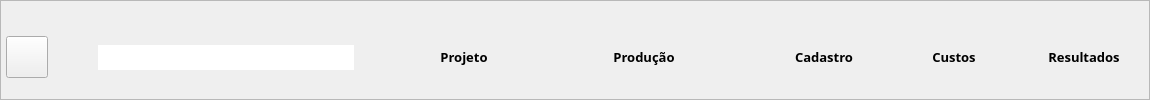
        <widget class="QFrame" name="Header">
         <property name="frameShape">
          <enum>QFrame::StyledPanel</enum>
         </property>
         <property name="frameShadow">
          <enum>QFrame::Raised</enum>
         </property>
         <layout class="QHBoxLayout" name="horizontalLayout_2">
          <property name="spacing">
           <number>10</number>
          </property>
          <property name="leftMargin">
           <number>5</number>
          </property>
          <property name="topMargin">
           <number>20</number>
          </property>
          <property name="rightMargin">
           <number>5</number>
          </property>
          <property name="bottomMargin">
           <number>5</number>
          </property>
          <item>
           <widget class="QPushButton" name="main_button_home">
            <property name="minimumSize">
             <size>
              <width>42</width>
              <height>42</height>
             </size>
            </property>
            <property name="text">
             <string/>
            </property>
           </widget>
          </item>
          <item>
           <spacer name="horizontalSpacer_2">
            <property name="orientation">
             <enum>Qt::Horizontal</enum>
            </property>
            <property name="sizeHint" stdset="0">
             <size>
              <width>40</width>
              <height>20</height>
             </size>
            </property>
           </spacer>
          </item>
          <item>
           <widget class="QTextBrowser" name="textBrowser">
            <property name="minimumSize">
             <size>
              <width>220</width>
              <height>0</height>
             </size>
            </property>
            <property name="maximumSize">
             <size>
              <width>16777215</width>
              <height>25</height>
             </size>
            </property>
            <property name="frameShape">
             <enum>QFrame::NoFrame</enum>
            </property>
            <property name="lineWidth">
             <number>1</number>
            </property>
            <property name="midLineWidth">
             <number>0</number>
            </property>
            <property name="readOnly">
             <bool>false</bool>
            </property>
           </widget>
          </item>
          <item>
           <spacer name="horizontalSpacer">
            <property name="orientation">
             <enum>Qt::Horizontal</enum>
            </property>
            <property name="sizeHint" stdset="0">
             <size>
              <width>40</width>
              <height>20</height>
             </size>
            </property>
           </spacer>
          </item>
          <item>
           <widget class="QPushButton" name="main_button_projeto">
            <property name="minimumSize">
             <size>
              <width>120</width>
              <height>0</height>
             </size>
            </property>
            <property name="font">
             <font>
              <family>Poppins ExtraBold</family>
              <pointsize>10</pointsize>
              <weight>75</weight>
              <italic>false</italic>
              <bold>true</bold>
              <underline>false</underline>
             </font>
            </property>
            <property name="text">
             <string>Projeto</string>
            </property>
            <property name="flat">
             <bool>true</bool>
            </property>
           </widget>
          </item>
          <item>
           <widget class="QPushButton" name="main_button_producao">
            <property name="minimumSize">
             <size>
              <width>220</width>
              <height>0</height>
             </size>
            </property>
            <property name="font">
             <font>
              <family>Poppins ExtraBold</family>
              <pointsize>10</pointsize>
              <weight>75</weight>
              <bold>true</bold>
             </font>
            </property>
            <property name="text">
             <string>Produção</string>
            </property>
            <property name="flat">
             <bool>true</bool>
            </property>
           </widget>
          </item>
          <item>
           <widget class="QPushButton" name="main_button_cadastro">
            <property name="minimumSize">
             <size>
              <width>120</width>
              <height>0</height>
             </size>
            </property>
            <property name="font">
             <font>
              <family>Poppins ExtraBold</family>
              <pointsize>10</pointsize>
              <weight>75</weight>
              <bold>true</bold>
             </font>
            </property>
            <property name="text">
             <string>Cadastro</string>
            </property>
            <property name="flat">
             <bool>true</bool>
            </property>
           </widget>
          </item>
          <item>
           <widget class="QPushButton" name="main_button_custos">
            <property name="minimumSize">
             <size>
              <width>120</width>
              <height>0</height>
             </size>
            </property>
            <property name="font">
             <font>
              <family>Poppins ExtraBold</family>
              <pointsize>10</pointsize>
              <weight>75</weight>
              <bold>true</bold>
             </font>
            </property>
            <property name="text">
             <string>Custos</string>
            </property>
            <property name="flat">
             <bool>true</bool>
            </property>
           </widget>
          </item>
          <item>
           <widget class="QPushButton" name="main_button_resultados">
            <property name="minimumSize">
             <size>
              <width>120</width>
              <height>0</height>
             </size>
            </property>
            <property name="font">
             <font>
              <family>Poppins ExtraBold</family>
              <pointsize>10</pointsize>
              <weight>75</weight>
              <italic>false</italic>
              <bold>true</bold>
              <underline>false</underline>
              <strikeout>false</strikeout>
              <stylestrategy>PreferAntialias</stylestrategy>
              <kerning>true</kerning>
             </font>
            </property>
            <property name="text">
             <string>Resultados</string>
            </property>
            <property name="flat">
             <bool>true</bool>
            </property>
           </widget>
          </item>
         </layout>
        </widget>
